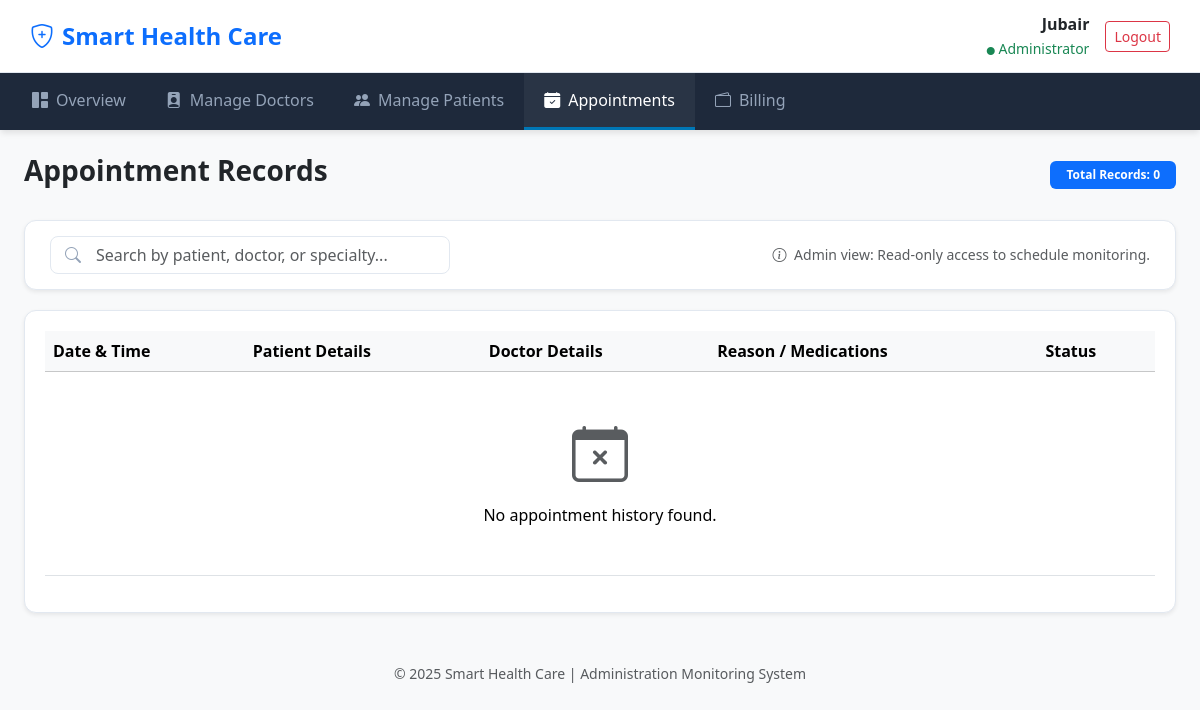
Page /admin/view_appointments.php (signed in) on the earlier database version.
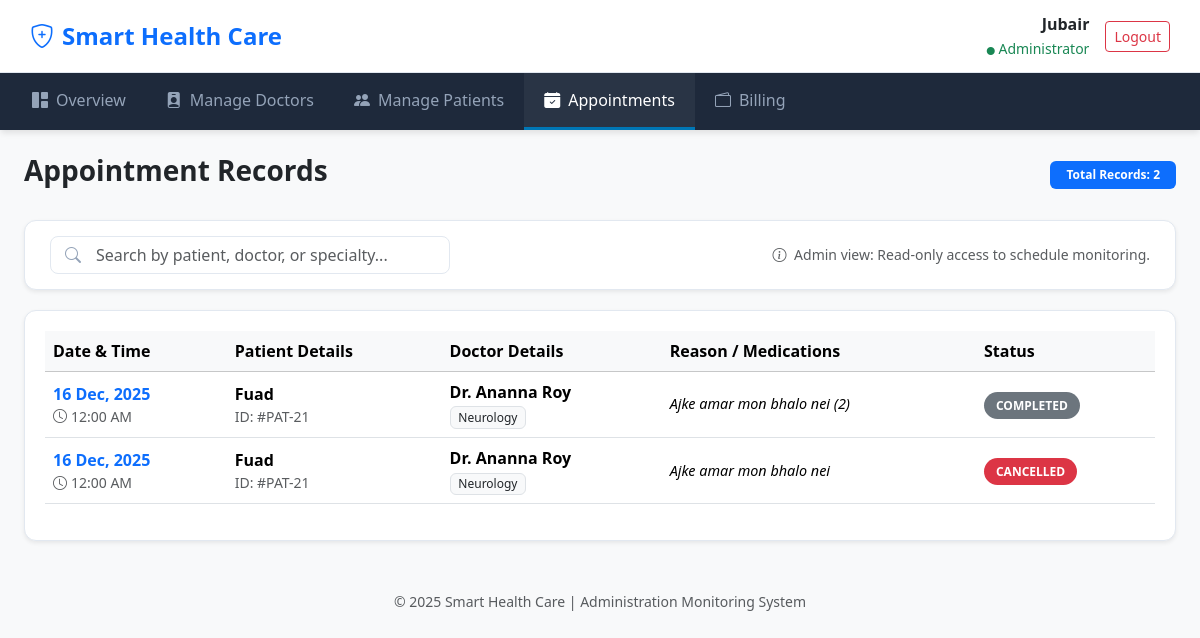
Same page on the later database version.
### tables this page shows
CREATE TABLE `appointments` (
  `appointment_id` int(11) NOT NULL,
  `patient_id` int(11) NOT NULL,
  `appointment_date` date NOT NULL,
  `doctor_id` int(11) NOT NULL,
  `appointment_datetime` datetime NOT NULL,
  `reason` varchar(255) DEFAULT NULL,
  `status` enum('Scheduled','Completed','Cancelled','Rescheduled') DEFAULT 'Scheduled',
  `created_at` timestamp NOT NULL DEFAULT current_timestamp()
);

CREATE TABLE `patients` (
  `patient_id` int(11) NOT NULL,
  `full_name` varchar(150) NOT NULL,
  `date_of_birth` date DEFAULT NULL,
  `gender` enum('Male','Female','Other') DEFAULT NULL,
  `blood_group` varchar(5) DEFAULT NULL,
  `contact_phone` varchar(20) DEFAULT NULL,
  `email` varchar(100) DEFAULT NULL,
  `insurance_policy_number` varchar(100) DEFAULT NULL,
  `emergency_contact_name` varchar(150) DEFAULT NULL,
  `emergency_contact_number` varchar(20) DEFAULT NULL,
  `emergency_contact_relation` varchar(50) DEFAULT NULL,
  `created_at` timestamp NOT NULL DEFAULT current_timestamp()
);

CREATE TABLE `doctors` (
  `doctor_id` int(11) NOT NULL,
  `full_name` varchar(150) DEFAULT NULL,
  `expertise` varchar(100) NOT NULL,
  `qualification` varchar(255) DEFAULT NULL,
  `gender` enum('Male','Female','Other') DEFAULT NULL,
  `consultancy_fee` decimal(10,2) NOT NULL DEFAULT 0.00,
  `contact_number` varchar(20) NOT NULL,
  `image_url` varchar(255) DEFAULT 'assets/img/default_doctor.jpg',
  `availability` longtext DEFAULT NULL CHECK (json_valid(`availability`))
);

### admin/view_appointments.php (the view, shortened to what this page needs)
<?php
require '../config/db.php';
$appointments = [];
try {
    $query = "SELECT a.*, p.full_name as patient_name, d.full_name as doctor_name, d.expertise
              FROM Appointments a
              JOIN Patients p ON a.patient_id = p.patient_id
              JOIN Doctors d ON a.doctor_id = d.doctor_id
              ORDER BY a.appointment_date DESC";
    $stmt = $pdo->query($query);
    $appointments = $stmt->fetchAll(PDO::FETCH_ASSOC);
} catch (PDOException $e) {
    $error_msg = "Error: " . $e->getMessage();
}
?>
<!DOCTYPE html>
<html lang="en">
<head>
    <link href="https://cdn.jsdelivr.net/npm/bootstrap@5.3.3/dist/css/bootstrap.min.css" rel="stylesheet">
    <link rel="stylesheet" href="https://cdn.jsdelivr.net/npm/bootstrap-icons@1.11.3/font/bootstrap-icons.min.css">
</head>
<body>
<div class="header-top d-flex justify-content-between align-items-center">
    <div class="brand">
        <h4 class="mb-0 text-primary fw-bold"><i class="bi bi-shield-plus me-2"></i>Smart Health Care</h4>
    </div>
    <div class="user-profile d-flex align-items-center">
        <div class="text-end me-3">
            <span class="d-block fw-bold"><?= htmlspecialchars($_SESSION['username']); ?></span>
            <small class="text-success"><i class="bi bi-circle-fill" style="font-size: 8px;"></i> Administrator</small>
        </div>
        <a href="../actions/logout.php" class="btn btn-outline-danger btn-sm">Logout</a>
    </div>
</div>
<nav class="sub-nav mb-4">
    <div class="container-fluid">
        <ul class="nav">
            <li class="nav-item"><a class="nav-link" href="admin_dashboard.php"><i class="bi bi-grid-1x2-fill me-2"></i>Overview</a></li>
            <li class="nav-item"><a class="nav-link" href="manage_doctors.php"><i class="bi bi-person-badge-fill me-2"></i>Manage Doctors</a></li>
            <li class="nav-item"><a class="nav-link" href="manage_patients.php"><i class="bi bi-people-fill me-2"></i>Manage Patients</a></li>
            <li class="nav-item"><a class="nav-link active" href="view_appointments.php"><i class="bi bi-calendar-check-fill me-2"></i>Appointments</a></li>
            <li class="nav-item"><a class="nav-link" href="billing.php"><i class="bi bi-wallet2 me-2"></i>Billing</a></li>
        </ul>
    </div>
</nav>
<div class="container-fluid px-4">
    <div class="d-flex justify-content-between align-items-center mb-4">
        <h3 class="fw-bold text-dark">Appointment Records</h3>
        <span class="badge bg-primary px-3 py-2">Total Records: <?= is_array($appointments) ? count($appointments) : 0 ?></span>
    </div>
    <div class="search-area shadow-sm">
        <div class="row align-items-center">
            <div class="col-md-6">
                <div class="search-input-group">
                    <i class="bi bi-search"></i>
                    <input type="text" id="appSearch" class="form-control" placeholder="Search by patient, doctor, or specialty...">
                </div>
            </div>
            <div class="col-md-6 text-end text-muted small">
                <i class="bi bi-info-circle me-1"></i> Admin view: Read-only access to schedule monitoring.
            </div>
        </div>
    </div>
    <div class="table-container shadow-sm">
        <div class="table-responsive">
            <table class="table table-hover align-middle" id="appTable">
                <thead class="table-light">
                    <tr>
                        <th>Date & Time</th>
                        <th>Patient Details</th>
                        <th>Doctor Details</th>
                        <th>Reason / Medications</th>
                        <th>Status</th>
                    </tr>
                </thead>
                <tbody>
                    <?php if (empty($appointments)): ?>
                        <tr><td colspan="5" class="text-center py-5">
                            <i class="bi bi-calendar-x display-4 d-block mb-3 text-muted"></i>
                            No appointment history found.
                        </td></tr>
                    <?php else: ?>
                        <?php foreach ($appointments as $app): ?>
                        <tr>
                            <td>
                                <div class="fw-bold text-primary"><?= date('d M, Y', strtotime($app['appointment_date'])) ?></div>
                                <div class="text-muted small"><i class="bi bi-clock me-1"></i><?= date('h:i A', strtotime($app['appointment_date'])) ?></div>
                            </td>
                            <td>
                                <div class="fw-bold name-cell"><?= htmlspecialchars($app['patient_name']) ?></div>
                                <div class="small text-muted">ID: #PAT-<?= $app['patient_id'] ?></div>
                            </td>
                            <td>
                                <div class="fw-bold doc-cell">Dr. <?= htmlspecialchars($app['doctor_name']) ?></div>
                                <span class="badge bg-light text-dark border fw-normal"><?= htmlspecialchars($app['expertise']) ?></span>
                            </td>
                            <td class="reason-col">
                                <?= htmlspecialchars($app['reason'] ?: 'Routine check-up') ?>
                            </td>
                            <td>
                                <?php
                                    $bg = 'bg-secondary';
                                    if($app['status'] == 'Cancelled') $bg = 'bg-danger';
                                ?>
                                <span class="status-badge <?= $bg ?> text-white"><?= $app['status'] ?></span>
                            </td>
                        </tr>
                        <?php endforeach; ?>
                    <?php endif; ?>
                </tbody>
            </table>
        </div>
    </div>
</div>
<footer class="mt-5 mb-3 text-center text-muted">
    <small>&copy; <?= date('Y') ?> Smart Health Care | Administration Monitoring System</small>
</footer>
</body>
</html>

### admin/view_appointments.php (style rules this page uses)
:root { --primary-blue: #0077b6; --light-bg: #f8f9fa; --nav-dark: #1e293b; }
body { background-color: var(--light-bg); font-family: 'Segoe UI', sans-serif; }
.header-top { background: #fff; padding: 12px 30px; border-bottom: 1px solid #e2e8f0; }
.sub-nav { background: var(--nav-dark); box-shadow: 0 4px 6px -1px rgba(0,0,0,0.1); }
.sub-nav .nav-link { color: #94a3b8; padding: 15px 20px; font-weight: 500; transition: all 0.3s; }
.sub-nav .nav-link:hover, .sub-nav .nav-link.active { color: #fff; background: rgba(255,255,255,0.05); border-bottom: 3px solid var(--primary-blue); }
.search-area { background: #fff; border-radius: 12px; padding: 15px 25px; border: 1px solid #e2e8f0; margin-bottom: 20px; }
.search-input-group { position: relative; max-width: 400px; }
.search-input-group i { position: absolute; left: 15px; top: 50%; transform: translateY(-50%); color: #94a3b8; }
.search-input-group input { padding-left: 45px; border-radius: 8px; border: 1px solid #e2e8f0; }
.table-container { background: #fff; border-radius: 12px; padding: 20px; border: 1px solid #e2e8f0; box-shadow: 0 2px 4px rgba(0,0,0,0.02); }
.reason-col { max-width: 250px; font-style: italic; color: #64748b; font-size: 0.9rem; }
.status-badge { font-size: 0.75rem; padding: 5px 12px; border-radius: 50px; text-transform: uppercase; font-weight: 600; }

Differences in the rows shown:
added appointments: appointment_date "16 Dec, 2025", appointment_date "12:00 AM", patient.full_name "Fuad", patient "21", doctor.full_name "Ananna Roy", doctor.expertise "Neurology", reason "Ajke amar mon bhalo nei (2)", status "COMPLETED"
added appointments: appointment_date "16 Dec, 2025", appointment_date "12:00 AM", patient.full_name "Fuad", patient "21", doctor.full_name "Ananna Roy", doctor.expertise "Neurology", reason "Ajke amar mon bhalo nei", status "CANCELLED"
Other differences:
count($appointments): "0" → "2"
text no longer shown: "No appointment history found."
